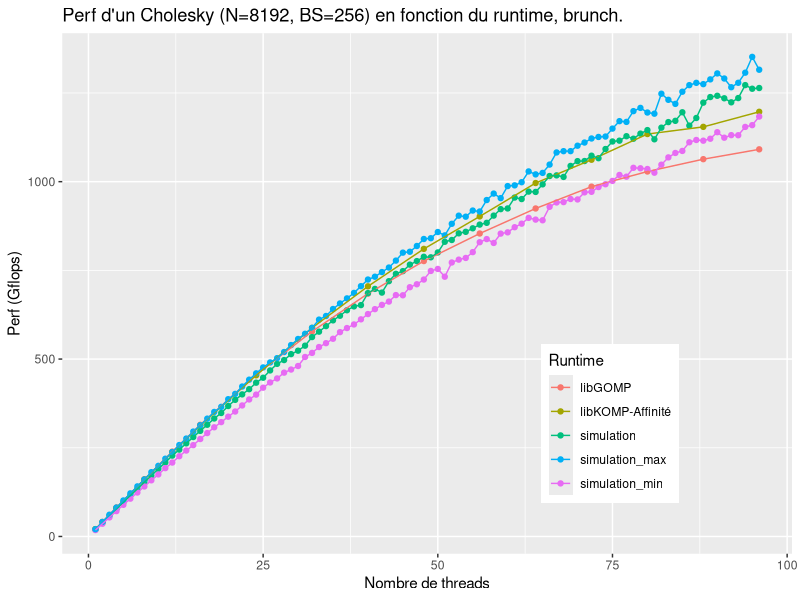

This chart was generated by the following R code:
library(ggplot2)

df = read.table("./all_data.dat", header=TRUE)

pdf("simu_vs_runtime_brunch.pdf", width = 10, height=6)

myplot = ggplot(df, aes(x=Threads, y = Gflops))
myplot = myplot + geom_point(aes(colour=Runtime))
myplot = myplot + geom_line(aes(colour=Runtime))
#myplot = myplot + expand_limits(y=0)
myplot = myplot + theme(legend.position=c(0.75, 0.25))
myplot = myplot + ggtitle("Perf d'un Cholesky (N=8192, BS=256) en fonction du runtime, brunch.")
myplot = myplot + ylab("Perf (Gflops)")
myplot = myplot + xlab("Nombre de threads")

print(myplot)
dev.off()
